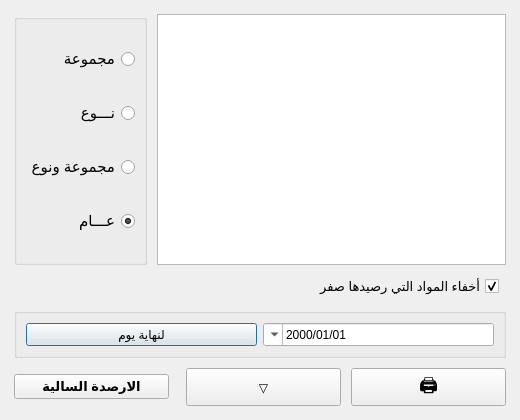
<?xml version="1.0" encoding="UTF-8"?>
<ui version="4.0">
 <class>InventoryReport</class>
 <widget class="QDialog" name="InventoryReport">
  <property name="geometry"><rect><x>0</x><y>0</y><width>520</width><height>420</height></rect></property>
  <property name="windowTitle"><string>جرد بأرصدة المواد</string></property>
  <property name="layoutDirection"><enum>Qt::RightToLeft</enum></property>
  <layout class="QVBoxLayout" name="rootLayout">
   <property name="spacing"><number>10</number></property>
   <property name="margin"><number>14</number></property>
   <item>
    <layout class="QHBoxLayout">
     <item>
      <widget class="QListWidget" name="listGroups"><property name="maximumWidth"><number>180</number></property></widget>
     </item>
     <item>
      <widget class="QGroupBox" name="grpGroupBy">
       <layout class="QVBoxLayout">
        <property name="spacing"><number>12</number></property>
        <item><widget class="QRadioButton" name="rdoGroup"><property name="text"><string>مجموعة</string></property><property name="font"><font><family>Tahoma</family><pointsize>11</pointsize></font></property></widget></item>
        <item><widget class="QRadioButton" name="rdoType"><property name="text"><string>نـــوع</string></property><property name="font"><font><family>Tahoma</family><pointsize>11</pointsize></font></property></widget></item>
        <item><widget class="QRadioButton" name="rdoGroupType"><property name="text"><string>مجموعة ونوع</string></property><property name="font"><font><family>Tahoma</family><pointsize>11</pointsize></font></property></widget></item>
        <item><widget class="QRadioButton" name="rdoGeneral"><property name="text"><string>عـــام</string></property><property name="checked"><bool>true</bool></property><property name="font"><font><family>Tahoma</family><pointsize>11</pointsize></font></property></widget></item>
       </layout>
      </widget>
     </item>
    </layout>
   </item>
   <item>
    <layout class="QHBoxLayout">
     <item><spacer><property name="orientation"><enum>Qt::Horizontal</enum></property></spacer></item>
     <item><widget class="QCheckBox" name="chkHideZero"><property name="text"><string>أخفاء المواد التي رصيدها صفر</string></property><property name="checked"><bool>true</bool></property><property name="font"><font><family>Tahoma</family><pointsize>10</pointsize></font></property></widget></item>
     <item><spacer><property name="orientation"><enum>Qt::Horizontal</enum></property></spacer></item>
    </layout>
   </item>
   <item>
    <widget class="QGroupBox" name="grpDate">
     <layout class="QHBoxLayout">
      <item><widget class="QDateEdit" name="dateTo"><property name="displayFormat"><string>dd/MM/yyyy</string></property><property name="calendarPopup"><bool>true</bool></property></widget></item>
      <item><widget class="QPushButton" name="btnToday"><property name="text"><string>لنهاية يوم</string></property><property name="minimumHeight"><number>32</number></property></widget></item>
     </layout>
    </widget>
   </item>
   <item>
    <layout class="QHBoxLayout">
     <item><widget class="QPushButton" name="btnPrint"><property name="text"><string>🖨</string></property><property name="minimumSize"><size><width>44</width><height>38</height></size></property><property name="font"><font><family>Tahoma</family><pointsize>14</pointsize></font></property></widget></item>
     <item><widget class="QPushButton" name="btnRun"><property name="text"><string>▽</string></property><property name="minimumSize"><size><width>44</width><height>38</height></size></property></widget></item>
     <item><spacer><property name="orientation"><enum>Qt::Horizontal</enum></property></spacer></item>
     <item><widget class="QPushButton" name="btnPrevBalances"><property name="text"><string>الارصدة السالية</string></property><property name="minimumHeight"><number>38</number></property><property name="font"><font><family>Tahoma</family><pointsize>10</pointsize><bold>true</bold></font></property></widget></item>
    </layout>
   </item>
  </layout>
 </widget>
 <resources/>
 <connections/>
</ui>
